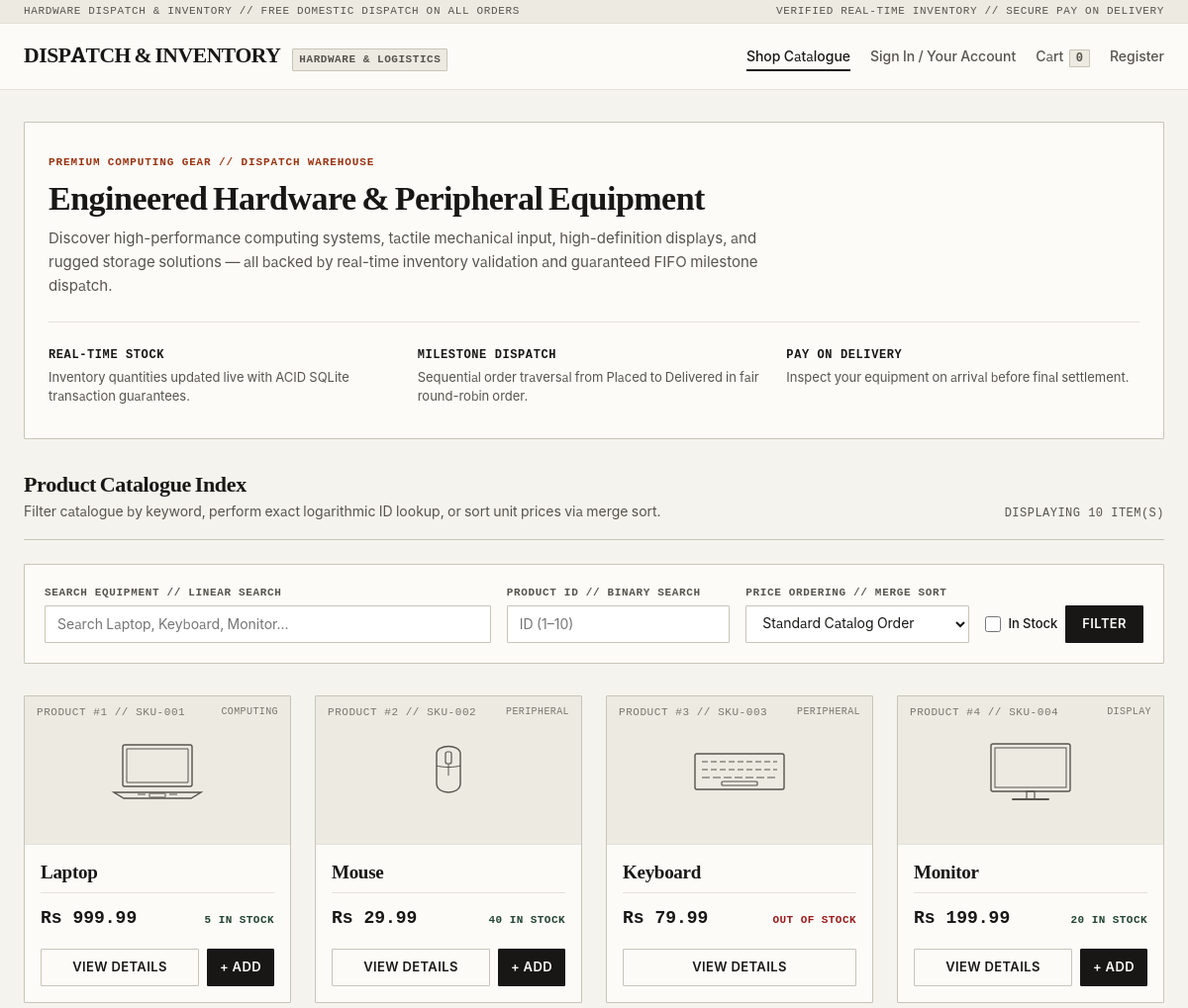
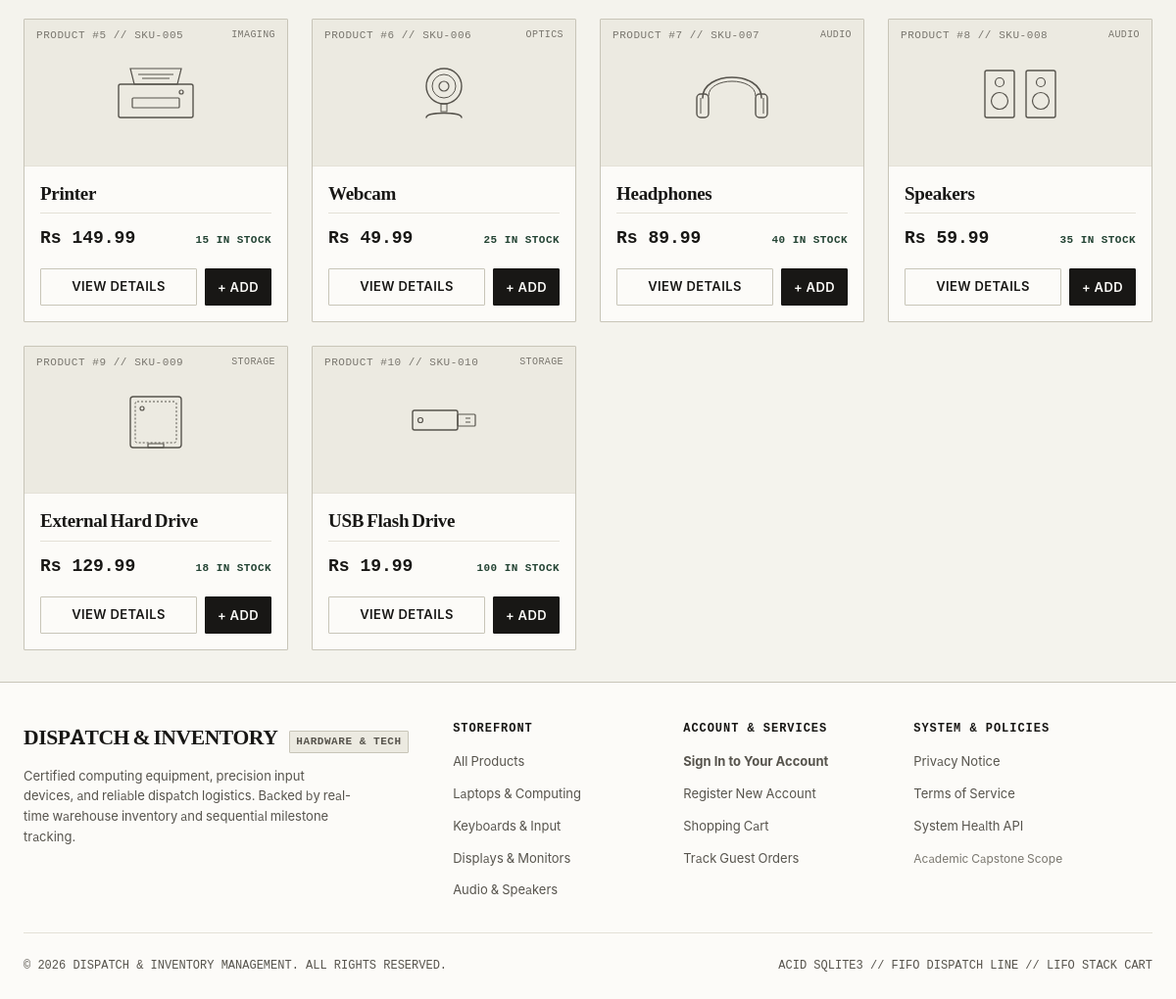
The page / on the database its author committed (2 pictures, top to bottom).
### tables this page shows
CREATE TABLE Products(
           Product_id INTEGER PRIMARY KEY AUTOINCREMENT,
           Name TEXT NOT NULL,
           Price REAL NOT NULL CHECK(Price>0),
           Stock INTEGER CHECK(Stock>=0)
           );

### app.py (the view)
@app.route('/')
def catalogue():
    name_query = request.args.get('name', '').strip()
    id_str = request.args.get('id', '').strip()
    sort_by = request.args.get('sort', '').strip()
    in_stock = (request.args.get('in_stock') == '1')
    id_query = None
    if id_str.isdigit():
        id_query = int(id_str)
    products = store.search_products(
        name_query=name_query,
        id_query=id_query,
        sort_by=sort_by,
        in_stock_only=in_stock,
        conn=g.db
    )
    return render_template(
        'catalogue.html',
        products=products,
        name_query=name_query,
        id_query=id_str,
        sort_by=sort_by,
        in_stock=in_stock
    )

### app.py (called while the page is built)
@app.before_request
def before_request():
    g.db = database.get_db_connection(app.config['DATABASE_PATH'])
    if 'csrf_token' not in session:
        session['csrf_token'] = secrets.token_hex(24)
    if 'cart' not in session:
        session['cart'] = []
    if request.method == 'POST':
        submitted_token = request.form.get('csrf_token')
        expected_token = session.get('csrf_token')
        if not submitted_token or submitted_token != expected_token:
            abort(400, description="Invalid or missing CSRF token. Please refresh and try again.")

@app.teardown_appcontext
def teardown_db(exception=None):
    db = g.pop('db', None)
    if db is not None:
        db.close()

@app.context_processor
def inject_global_template_vars():
    cart = session.get('cart', [])
    cart_count = sum(item.get('quantity', 0) for item in cart)
    return {
        'cart_count': cart_count,
        'current_user_name': session.get('user_name'),
        'current_user_role': session.get('user_role')
    }

### database.py (called while the page is built)
def get_db_connection(db_path: str = None) -> sqlite3.Connection:
    target_path = db_path or os.getenv("DATABASE_PATH", DEFAULT_DB_PATH)
    conn = sqlite3.connect(target_path)
    conn.execute("PRAGMA foreign_keys = ON;")
    conn.row_factory = sqlite3.Row
    return conn

### store.py (called while the page is built)
    def get_all_products(self, conn: sqlite3.Connection = None) -> list:
        local_conn = conn or self.get_connection()
        try:
            cursor = local_conn.cursor()
            cursor.execute("SELECT product_id, name, price, stock FROM Products ORDER BY product_id ASC")
            rows = cursor.fetchall()
            return [
                {
                    'id': row['product_id'],
                    'name': row['name'],
                    'price': float(row['price']),
                    'stock': int(row['stock'])
                }
                for row in rows
            ]
        finally:
            if not conn:
                local_conn.close()

### templates/catalogue.html (shortened to what this page needs)
{% extends "base.html" %}
{% from "product_schematic.html" import render_schematic %}
{% block content %}
<section class="store-hero">
  <div class="store-hero-eyebrow">PREMIUM COMPUTING GEAR // DISPATCH WAREHOUSE</div>
  <h1 class="store-hero-title">Engineered Hardware &amp; Peripheral Equipment</h1>
  <p class="store-hero-sub">
    Discover high-performance computing systems, tactile mechanical input, high-definition displays, and rugged storage solutions — all backed by real-time inventory validation and guaranteed FIFO milestone dispatch.
  </p>
  <div class="store-features-strip">
    <div class="feature-box">
      <span class="feature-box-title">Real-Time Stock</span>
      <span class="feature-box-desc">Inventory quantities updated live with ACID SQLite transaction guarantees.</span>
    </div>
    <div class="feature-box">
      <span class="feature-box-title">Milestone Dispatch</span>
      <span class="feature-box-desc">Sequential order traversal from Placed to Delivered in fair round-robin order.</span>
    </div>
    <div class="feature-box">
      <span class="feature-box-title">Pay on Delivery</span>
      <span class="feature-box-desc">Inspect your equipment on arrival before final settlement.</span>
    </div>
  </div>
</section>
<section>
  <div class="context-header">
    <div>
      <h2 style="font-size:1.375rem; margin-bottom:var(--space-1);">Product Catalogue Index</h2>
      <p style="color:var(--text-muted); font-size:0.875rem; margin-bottom:0;">
        Filter catalogue by keyword, perform exact logarithmic ID lookup, or sort unit prices via merge sort.
      </p>
    </div>
    <div class="context-header-meta">
      DISPLAYING {{ products|length }} ITEM(S)
    </div>
  </div>
  <div class="search-filter-panel">
    <form method="GET" action="/" class="filter-grid">
      <div class="form-group">
        <label for="name_query">Search Equipment // Linear Search</label>
        <input type="text" id="name_query" name="name" class="form-control"
               placeholder="Search Laptop, Keyboard, Monitor..." value="{{ name_query|default('') }}">
      </div>
      <div class="form-group">
        <label for="id_query">Product ID // Binary Search</label>
        <input type="number" id="id_query" name="id" class="form-control"
               placeholder="ID (1–10)" value="{{ id_query|default('') }}">
      </div>
      <div class="form-group">
        <label for="sort_by">Price Ordering // Merge Sort</label>
        <select id="sort_by" name="sort" class="form-control">
          <option value="" {% if not sort_by %}selected{% endif %}>Standard Catalog Order</option>
        </select>
      </div>
      <div style="display:flex; gap:var(--space-2); align-items:flex-end;">
        <div class="checkbox-group">
          <input type="checkbox" id="in_stock" name="in_stock" value="1" {% if in_stock %}checked{% endif %}>
          <label for="in_stock" style="text-transform:none; font-family:var(--font-body); font-size:0.8125rem; color:var(--text-main); font-weight:500;">In Stock</label>
        </div>
        <button type="submit" class="btn btn-primary">Filter</button>
      </div>
    </form>
  </div>
  {% if products %}
    <div class="product-grid">
      {% for product in products %}
        <article class="product-card">
          <div class="product-schematic-plate">
            <span class="product-sku-tag">PRODUCT #{{ product.id }} // SKU-{{ "%03d"|format(product.id) }}</span>
            <span class="product-category-mark">
              {% if product.id in [1] %}COMPUTING
              {% elif product.id in [2, 3] %}PERIPHERAL
              {% elif product.id in [4] %}DISPLAY
              {% elif product.id in [5] %}IMAGING
              {% elif product.id in [6] %}OPTICS
              {% elif product.id in [7, 8] %}AUDIO
              {% else %}STORAGE
              {% endif %}
            </span>
          </div>
          <div class="product-info">
            <h3 class="product-name" style="font-size:1.1875rem;">
              <a href="/product/{{ product.id }}">{{ product.name }}</a>
            </h3>
            <div class="product-meta">
              <span class="product-price">Rs {{ "%.2f"|format(product.price) }}</span>
              {% if product.stock > 0 %}
                <span class="stock-tag stock-available">{{ product.stock }} in stock</span>
              {% else %}
                <span class="stock-tag stock-out">Out of stock</span>
              {% endif %}
            </div>
            <div style="margin-top:var(--space-4); display:flex; gap:var(--space-2);">
              <a href="/product/{{ product.id }}" class="btn btn-secondary" style="flex:1;">View Details</a>
              {% if product.stock > 0 %}
                <form method="POST" action="/cart/add" style="display:inline;">
                  <button type="submit" class="btn btn-primary" title="Add 1 unit to cart stack" style="padding:var(--space-2) var(--space-3);">
                    + Add
                  </button>
                </form>
              {% endif %}
            </div>
          </div>
        </article>
      {% endfor %}
    </div>
  {% else %}
    <div class="empty-state">
      <h3>No Products Found</h3>
      <p>No catalog items matched your search criteria. Try modifying your search keyword or clearing the active filters.</p>
      <a href="/" class="btn btn-primary">Reset Filter Console</a>
    </div>
  {% endif %}
</section>
{% endblock %}

### templates/base.html (shortened to what this page needs)
<!DOCTYPE html>
<html lang="en">
<head>
  <link rel="stylesheet" href="/static/css/style.css">
</head>
<body>
  <header class="site-header">
    <div class="header-top-bar">
      <span>HARDWARE DISPATCH &amp; INVENTORY // FREE DOMESTIC DISPATCH ON ALL ORDERS</span>
      <span>VERIFIED REAL-TIME INVENTORY // SECURE PAY ON DELIVERY</span>
    </div>
    <div class="header-container">
      <a href="/" class="brand">
        <span class="brand-title">DISPATCH &amp; INVENTORY</span>
        <span class="brand-badge">HARDWARE &amp; LOGISTICS</span>
      </a>
      <nav aria-label="Main Navigation">
        <ul class="main-nav">
          <li><a href="/" class="{% if request.path == '/' %}active{% endif %}">Shop Catalogue</a></li>
          {% if session.get('user_id') %}
            <li><a href="/orders" class="{% if request.path == '/orders' %}active{% endif %}">Your Account</a></li>
            {% if session.get('user_role') == 'admin' %}
              <li>
                <a href="/admin/queue" class="{% if request.path.startswith('/admin/queue') %}active{% endif %}">
                  Warehouse Queue <span class="nav-tag-staff">STAFF</span>
                </a>
              </li>
              <li><a href="/admin/inventory" class="{% if request.path == '/admin/inventory' %}active{% endif %}">Stock Inventory</a></li>
            {% endif %}
          {% else %}
            <li><a href="/login" class="{% if request.path == '/login' %}active{% endif %}">Sign In / Your Account</a></li>
          {% endif %}
          <li>
            <a href="/cart" class="{% if request.path == '/cart' %}active{% endif %}">
              Cart <span class="cart-counter-pill">{{ cart_count|default(0) }}</span>
            </a>
          </li>
          {% if session.get('user_id') %}
            <li><a href="/logout">Logout</a></li>
          {% else %}
            <li><a href="/register" class="{% if request.path == '/register' %}active{% endif %}">Register</a></li>
          {% endif %}
        </ul>
      </nav>
    </div>
  </header>
  <main id="main-content" class="main-container">
    {% block content %}{% endblock %}
  </main>
  <footer class="site-footer">
    <div class="footer-grid">
      <div>
        <div class="brand" style="margin-bottom:var(--space-3);">
          <span class="brand-title" style="font-size:1.35rem;">DISPATCH &amp; INVENTORY</span>
          <span class="brand-badge">HARDWARE &amp; TECH</span>
        </div>
        <p style="font-size:0.8125rem; color:var(--text-muted); line-height:1.6; max-width:340px;">
          Certified computing equipment, precision input devices, and reliable dispatch logistics. Backed by real-time warehouse inventory and sequential milestone tracking.
        </p>
      </div>
      <div>
        <h4 class="footer-col-title">Storefront</h4>
        <ul class="footer-links">
          <li><a href="/">All Products</a></li>
          <li><a href="/?name=Laptop">Laptops &amp; Computing</a></li>
          <li><a href="/?name=Keyboard">Keyboards &amp; Input</a></li>
          <li><a href="/?name=Monitor">Displays &amp; Monitors</a></li>
          <li><a href="/?name=Headphones">Audio &amp; Speakers</a></li>
        </ul>
      </div>
      <div>
        <h4 class="footer-col-title">Account &amp; Services</h4>
        <ul class="footer-links">
          {% if session.get('user_id') %}
            <li><a href="/orders"><strong>Your Account Hub</strong></a></li>
            <li><a href="/orders">Orders &amp; Tracking</a></li>
            <li><a href="/cart">Shopping Cart ({{ cart_count|default(0) }})</a></li>
            <li><a href="/logout">Sign Out</a></li>
          {% else %}
            <li><a href="/login"><strong>Sign In to Your Account</strong></a></li>
            <li><a href="/register">Register New Account</a></li>
            <li><a href="/cart">Shopping Cart</a></li>
            <li><a href="/login">Track Guest Orders</a></li>
          {% endif %}
        </ul>
      </div>
      <div>
        <h4 class="footer-col-title">System &amp; Policies</h4>
        <ul class="footer-links">
          <li><a href="/privacy">Privacy Notice</a></li>
          <li><a href="/terms">Terms of Service</a></li>
          <li><a href="/health">System Health API</a></li>
          <li><span style="font-size:0.75rem; color:var(--text-subtle);">Academic Capstone Scope</span></li>
        </ul>
      </div>
    </div>
    <div class="footer-bottom-bar">
      <span>&copy; 2026 DISPATCH &amp; INVENTORY MANAGEMENT. ALL RIGHTS RESERVED.</span>
      <span>ACID SQLITE3 // FIFO DISPATCH LINE // LIFO STACK CART</span>
    </div>
  </footer>
</body>
</html>

### rows shown on the page
Products: id "1", id "001", shows "COMPUTING", name "Laptop", price "999.99", stock "5"
Products: id "2", id "002", shows "PERIPHERAL", name "Mouse", price "29.99", stock "40"
Products: id "3", id "003", shows "PERIPHERAL", name "Keyboard", price "79.99", Stock "OUT OF STOCK"
Products: id "4", id "004", shows "DISPLAY", name "Monitor", price "199.99", stock "20"
Products: id "5", id "005", shows "IMAGING", name "Printer", price "149.99", stock "15"
Products: id "6", id "006", shows "OPTICS", name "Webcam", price "49.99", stock "25"
Products: id "7", id "007", shows "AUDIO", name "Headphones", price "89.99", stock "40"
Products: id "8", id "008", shows "AUDIO", name "Speakers", price "59.99", stock "35"
Products: id "9", id "009", shows "STORAGE", name "External Hard Drive", price "129.99", stock "18"
Products: id "10", id "010", shows "STORAGE", name "USB Flash Drive", price "19.99", stock "100"

### other values the page prints
{{ cart_count|default(0) }} "0"
{{ products|length }} "10"
